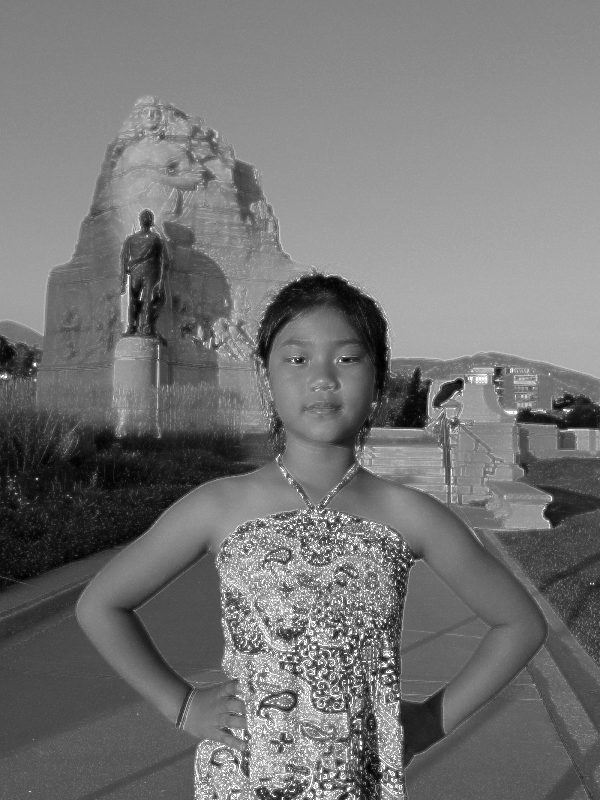
#> input picture LAB3/jenny_added.png, 600 x 800 px, given in place of lenna.png, which was not available
$ python LAB3-3.2.py
#> lines starting #> are read from the running program, lines starting #| are printed output that depends on the picture; pictures that were not available may be replaced by others from this repository, and a replacement may not be noted
import cv2

def process_image_with_subtraction(image_path, grayscale_output_path, blur_output_path, subtract_output_path):
#> called with image_path = 'lenna.png', grayscale_output_path = 'lenna_grayscale.png', blur_output_path = 'lenna_blurred.png', subtract_output_path = 'lenna_subtracted.png'
    img = cv2.imread(image_path)
#> img is the input picture: shape (800, 600, 3); min 0, max 255, mean 116.7
    gray_img = cv2.cvtColor(img, cv2.COLOR_BGR2GRAY)

    cv2.imwrite(grayscale_output_path, gray_img)
    print(f"Grayscale image saved as {grayscale_output_path}")

    blurred_img = cv2.GaussianBlur(gray_img, (5, 5), 0)

    cv2.imwrite(blur_output_path, blurred_img)
    print(f"Blurred image saved as {blur_output_path}")

    subtracted_img = cv2.absdiff(gray_img, blurred_img)
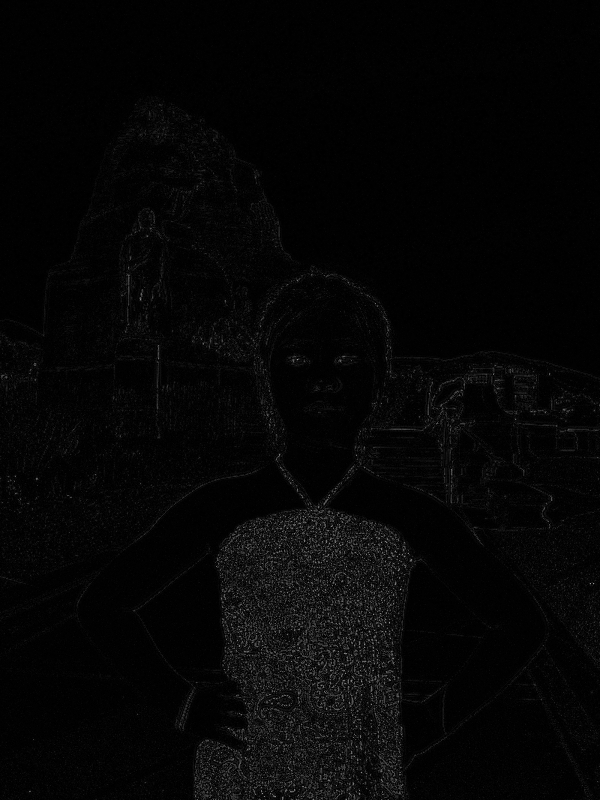
#> subtracted_img: shape (800, 600); min 0, max 166, mean 5.7

    subtracted_img = cv2.normalize(subtracted_img, None, 0, 255, cv2.NORM_MINMAX)

    cv2.imwrite(subtract_output_path, subtracted_img)
    print(f"Subtracted image saved as {subtract_output_path}")


try:
    process_image_with_subtraction('lenna.png', 'lenna_grayscale.png', 'lenna_blurred.png', 'lenna_subtracted.png')
    process_image_with_subtraction('jenny.jpg', 'jenny_grayscale.png', 'jenny_blurred.png', 'jenny_subtracted.png')
#> call 2 of process_image_with_subtraction, with image_path = 'jenny.jpg', grayscale_output_path = 'jenny_grayscale.png', blur_output_path = 'jenny_blurred.png', subtract_output_path = 'jenny_subtracted.png'
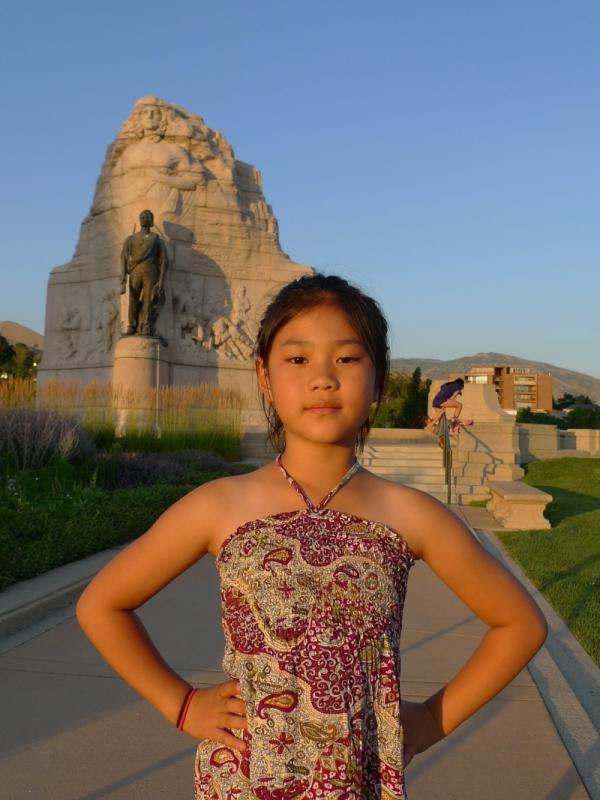
#> input picture LAB3/jenny.JPG, 600 x 800 px, found by its file name
#> in process_image_with_subtraction, img is the input picture: shape (800, 600, 3); mean B, G, R 105, 110.7, 119.9
#> in process_image_with_subtraction (call 2), `gray_img = cv2.cvtColor(img, cv2.COLOR_BGR2GRAY)`:
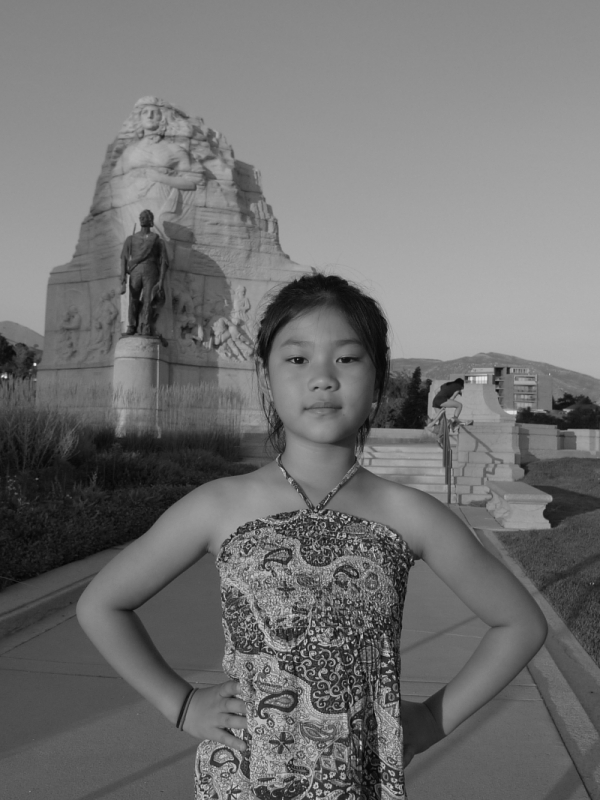
#> gray_img: shape (800, 600); min 4, max 241, mean 112.8
#> in process_image_with_subtraction (call 2), `subtracted_img = cv2.normalize(subtracted_img, None, 0, 255, cv2.NORM_..`:
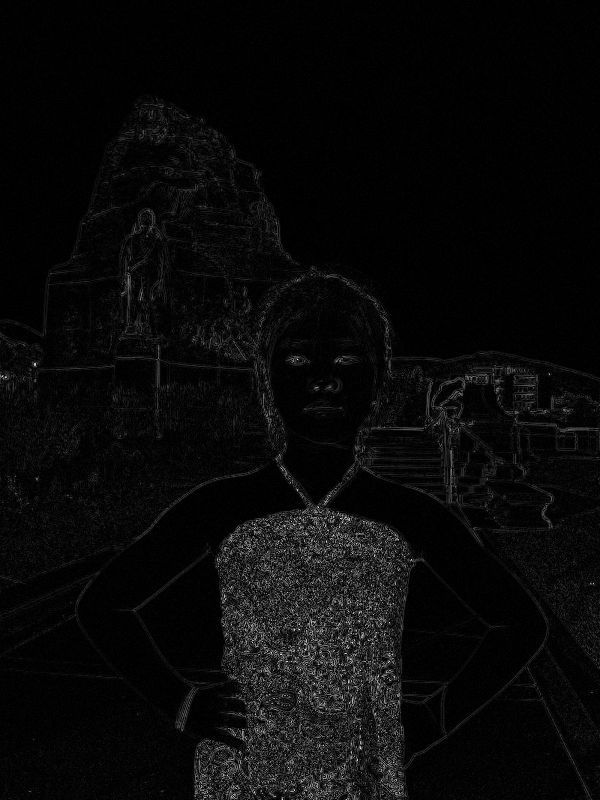
#> subtracted_img: shape (800, 600); min 0, max 255, mean 9.5
except FileNotFoundError as e:
    print(f"404 Error: {str(e)}")
except Exception as e:
    print(f"error: {str(e)}")
